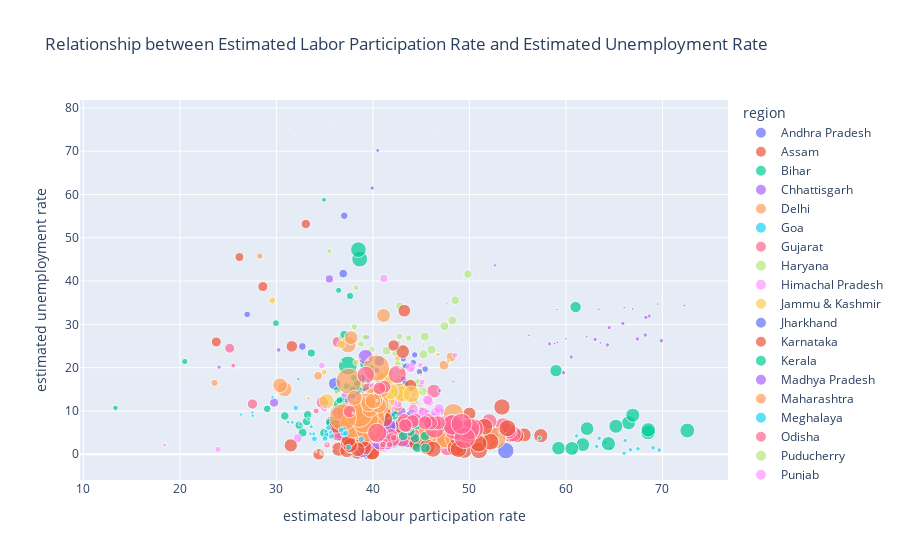

The code cell stored with this chart in its notebook:
### Markdown cell above
**Scatter plot**

### Code cell
fig = px.scatter(df, x='estimatesd labour participation rate',
                 y='estimated unemployment rate', 
                 color='region', 
                 size='estimated employed', 
                 hover_data=['area'],
                 title='Relationship between Estimated Labor Participation Rate and Estimated Unemployment Rate')
fig.show()
